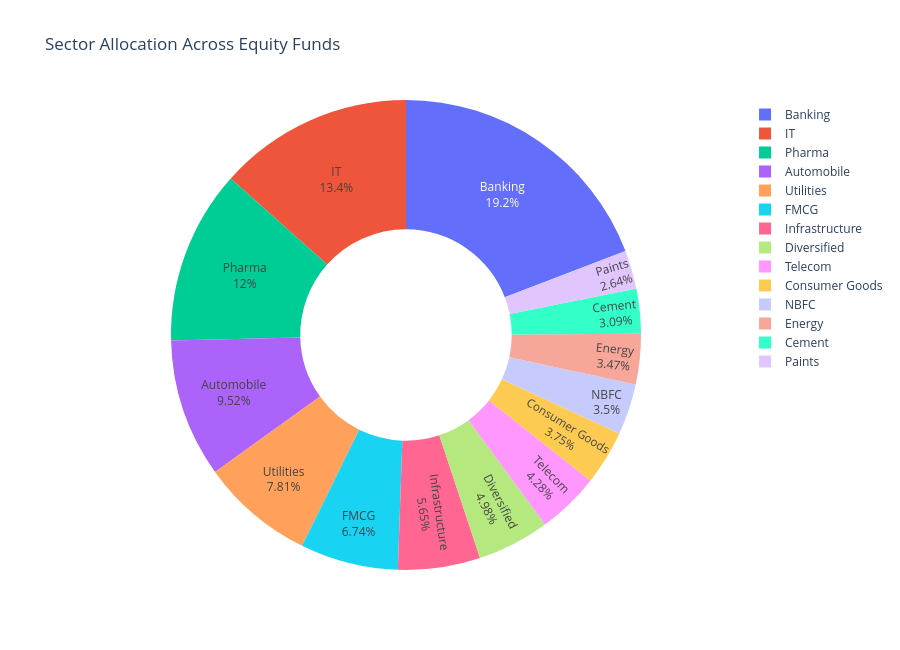

Here is the notebook cell this chart was saved with:
### Code cell
fig = px.pie(
    names=sector_weights.index,
    values=sector_weights.values,
    title="Sector Allocation Across Equity Funds",
    hole=0.45
)

fig.update_traces(textposition="inside", textinfo="percent+label")

fig.update_layout(
    template="plotly_white",
    height=650
)

fig.show()

### Figure 1 — Plotly figure (JSON) as saved in the notebook; plotly's stock layout.template omitted (floating-point values rounded to 4 significant figures)
{"data": [{"domain": {"x": [0, 1], "y": [0, 1]}, "hole": 0.45, "hovertemplate": "label=%{label}<br>value=%{value}<extra></extra>", "labels": ["Banking", "IT", "Pharma", "Automobile", "Utilities", "FMCG", "Infrastructure", "Diversified", "Telecom", "Consumer Goods", "NBFC", "Energy", "Cement", "Paints"], "legendgroup": "", "name": "", "showlegend": true, "textinfo": "percent+label", "textposition": "inside", "type": "pie", "values": [652.3, 455.5, 407.4, 323.6, 265.5, 229.1, 192.2, 169.2, 145.6, 127.6, 119.1, 117.9, 105.0, 89.86]}], "layout": {"height": 650, "legend": {"tracegroupgap": 0}, "title": {"text": "Sector Allocation Across Equity Funds"}}}
